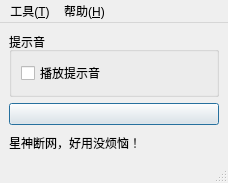
<?xml version="1.0" encoding="UTF-8"?>
<ui version="4.0">
 <class>MainWindow</class>
 <widget class="QMainWindow" name="MainWindow">
  <property name="geometry">
   <rect>
    <x>0</x>
    <y>0</y>
    <width>228</width>
    <height>183</height>
   </rect>
  </property>
  <property name="windowTitle">
   <string>星神断网</string>
  </property>
  <property name="windowIcon">
   <iconset resource="resource.qrc">
    <normaloff>:/ico.png</normaloff>:/ico.png</iconset>
  </property>
  <widget class="QWidget" name="centralwidget">
   <layout class="QVBoxLayout" name="verticalLayout">
    <item>
     <widget class="QGroupBox" name="groupBox_2">
      <property name="title">
       <string>提示音</string>
      </property>
      <layout class="QHBoxLayout" name="horizontalLayout_2">
       <item>
        <widget class="QCheckBox" name="cbSound">
         <property name="text">
          <string>播放提示音</string>
         </property>
        </widget>
       </item>
      </layout>
     </widget>
    </item>
    <item>
     <widget class="QPushButton" name="btnEnable">
      <property name="checkable">
       <bool>true</bool>
      </property>
      <property name="autoDefault">
       <bool>true</bool>
      </property>
      <property name="default">
       <bool>true</bool>
      </property>
     </widget>
    </item>
    <item>
     <spacer name="verticalSpacer">
      <property name="orientation">
       <enum>Qt::Vertical</enum>
      </property>
      <property name="sizeHint" stdset="0">
       <size>
        <width>20</width>
        <height>40</height>
       </size>
      </property>
     </spacer>
    </item>
    <item>
     <widget class="QLabel" name="label">
      <property name="text">
       <string>星神断网，好用没烦恼！</string>
      </property>
     </widget>
    </item>
   </layout>
  </widget>
  <widget class="QMenuBar" name="menubar">
   <property name="geometry">
    <rect>
     <x>0</x>
     <y>0</y>
     <width>228</width>
     <height>21</height>
    </rect>
   </property>
   <widget class="QMenu" name="menuHelp">
    <property name="title">
     <string>帮助(&amp;H)</string>
    </property>
    <addaction name="actionLogDir"/>
    <addaction name="actionLog"/>
    <addaction name="separator"/>
    <addaction name="actionGitHub"/>
    <addaction name="separator"/>
    <addaction name="actionAboutQt"/>
    <addaction name="actionAbout"/>
   </widget>
   <widget class="QMenu" name="menuTool">
    <property name="title">
     <string>工具(&amp;T)</string>
    </property>
    <addaction name="actionSetting"/>
   </widget>
   <addaction name="menuTool"/>
   <addaction name="menuHelp"/>
  </widget>
  <widget class="QStatusBar" name="statusbar"/>
  <action name="actionAboutQt">
   <property name="text">
    <string>关于 Qt...</string>
   </property>
  </action>
  <action name="actionAbout">
   <property name="text">
    <string>关于本软件...</string>
   </property>
  </action>
  <action name="actionGitHub">
   <property name="text">
    <string>访问 GitHub 仓库...</string>
   </property>
  </action>
  <action name="actionSetting">
   <property name="text">
    <string>设置(&amp;S)...</string>
   </property>
   <property name="shortcut">
    <string>Ctrl+P</string>
   </property>
  </action>
  <action name="actionLog">
   <property name="text">
    <string>查看日志...</string>
   </property>
  </action>
  <action name="actionLogDir">
   <property name="text">
    <string>打开日志文件夹...</string>
   </property>
  </action>
 </widget>
 <resources>
  <include location="resource.qrc"/>
 </resources>
 <connections/>
</ui>
